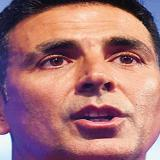
%> input picture data for Eigen Faces/Faces/Akshay Kumar_13.jpg, 160 x 160 px; its folder holds 4 pictures in this run
$ octave EigenFaces.m   (GNU Octave 9; MATLAB toolbox functions it lacks are replaced by stand-ins)
%> lines starting %> are read from the running program, lines starting %| are printed output that depends on the picture

folderPath = 'D:\PDF\Semester 2\M F C   2\Eigen Faces SVD\Faces';
files = dir(fullfile(folderPath, '*.jpg'));
numFiles = length(files);
imageSize = [64, 64];

allImages = zeros(imageSize(1) * imageSize(2), numFiles);
labels = cell(1, numFiles);

for i = 1:numFiles
    img = imread(fullfile(folderPath, files(i).name));
%> img is the input picture: size 160x160x3 uint8; mean R, G, B 166.3, 115, 117.2
    img = rgb2gray(imresize(img, imageSize));
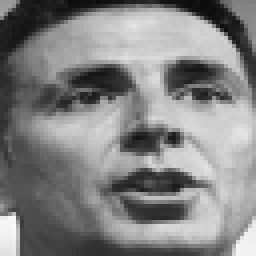
%> img: size 64x64 uint8 (shown 4 times larger); min 12, max 249, mean 130.6
    allImages(:, i) = img(:);
    labels{i} = files(i).name;
end
%> pass 2 of the loop `for i = 1:numFiles`:
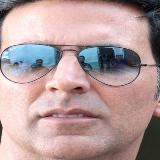
%> input picture data for Eigen Faces/Faces/Akshay Kumar_46.jpg, 160 x 160 px
%> img is the input picture: size 160x160x3 uint8; mean R, G, B 180.9, 156.2, 155.6
%> `img = rgb2gray(imresize(img, imageSize));`:
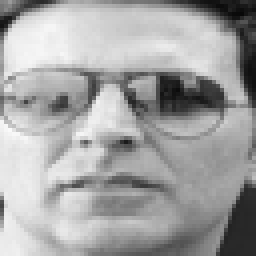
%> img: size 64x64 uint8 (shown 4 times larger); min 8, max 250, mean 163.6
%> pass 3 of the loop `for i = 1:numFiles`:
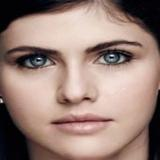
%> input picture data for Eigen Faces/Faces/Alexandra Daddario_1.jpg, 160 x 160 px
%> img is the input picture: size 160x160x3 uint8; mean R, G, B 154.2, 129.5, 120.5
%> `img = rgb2gray(imresize(img, imageSize));`:
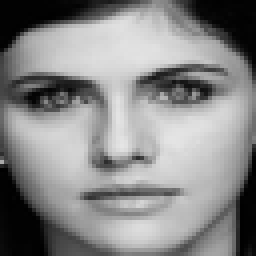
%> img: size 64x64 uint8 (shown 4 times larger); min 0, max 229, mean 135.8
%> the loop made 4 passes; the first 3 are shown

meanFace = mean(allImages,2);
allImagesMeanSubtracted = allImages - meanFace;

[U, S, V] = svd(allImagesMeanSubtracted, 'econ');


while true

    testImagePath = input('Enter the test image path (or "stop" to exit): ', 's');
%> the answer given: data for Eigen Faces/Faces/Akshay Kumar_13.jpg


    if strcmpi(testImagePath, 'stop')
        disp('Exiting the program.');
        break;
    end

    testImage = imread(testImagePath);
    testImage = rgb2gray(imresize(testImage, imageSize));
    testImage = double(testImage(:));
%> testImage = 4096 values, max 249 at index 183, min 12 at index 1089, mean 130.6

    projectedTestImage = U * (U' * testImage);

    distances = zeros(1, numFiles);
    for i = 1:numFiles
        distances(i) = norm(projectedTestImage - U * (U' * allImages(:, i)));
    end

    [~, minIndex] = min(distances);

    figure;
    subplot(1, 2, 1);
    imshow(reshape(testImage, imageSize), []);
    title('Input Image');

    subplot(1, 2, 2);
    imshow(reshape(allImages(:, minIndex), imageSize), []);
    title(['Matched Image: ', labels{minIndex}]);
end
%> pass 2 of the loop `while true`:
%> the answer given: data for Eigen Faces/Faces/Akshay Kumar_46.jpg
%> testImage = 4096 values, max 250 at index 161, min 8 at index 3844, mean 163.6
%> pass 3 of the loop `while true`:
%> the answer given: data for Eigen Faces/Faces/Alexandra Daddario_1.jpg
%> testImage = 4096 values, max 229 at index 1957, min 0 at index 43, mean 135.8
%> (the run ends here)
